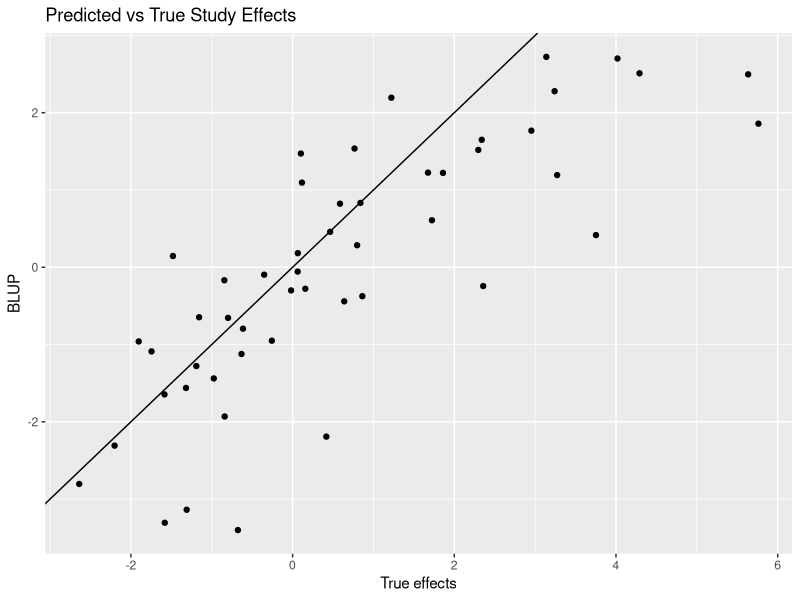
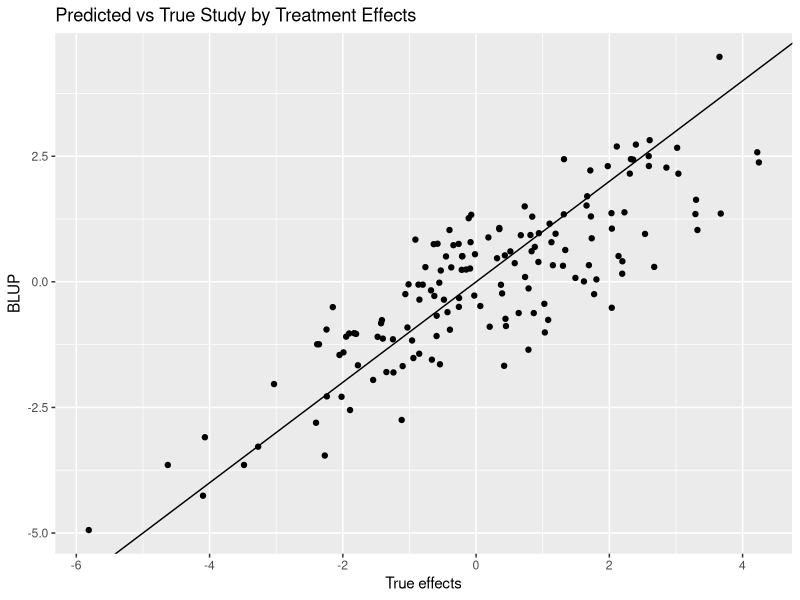

These charts were generated, in order, by the following R code: (Note: this script raises an error after producing the figures.)
#' ---
#' title: "Meta analysis for Latin Square Designs"
#' subtitle: "National Animal Nutrition Program Meta-Analysis Workshop"
#' author: "Robert J. Tempelman"
#' affiliation: "Michigan State University"
#' date: "2023-06-25"
#' output: html_document
#' ---
#' 
#' # This document is used to highlight considerations for meta-analysis of Latin square/crossover designs
#' 
#' 
## ----setup, include=FALSE------------------------------------------------------------------------------------------------------
rm(list=ls())
knitr::opts_chunk$set(echo = TRUE,root.dir="C:/Users/Robert J. Tempelman/OneDrive - Michigan State University/Tempelman/Meta_analysis/Simulation")
library(tidyverse,ggplot2)
set.seed(100)  # set seed for reproducibility.
nStudy = 50  # Number of studies
ntrt = 3    # Number of treatments 
ncows =sample(seq(ntrt*2,ntrt*10,ntrt),nStudy,replace=TRUE)  # simulated different number of replicated squares per Study
# set default directory

#' 
#' ## Simulation
#' 
#' Simulate a $n_{trt}$ = `r ntrt`  treatment Latin square design data from `r nStudy` different studies with
#' sample sizes ranging from `r ntrt*2` to `r ntrt*10` cows
#' 
## ----Simulate------------------------------------------------------------------------------------------------------------------
##### THE FOLLOWING JUST SIMULATES SOME DATA BASED ON THE FOLLOWING SPECIFICATIONS   #####
##########################################################################################################
######################## BEGINNING OF SIMULATION #########################################################
##########################################################################################################


sigmae = 2  # residual (within cow) variance
sigmacow = 8  # between-cow variance
sigmastudy = 5  # between-study variance
sigmastudytrt = 3  # study by trt interaction variance

sigmaperiod = 2 # variance between periods although typically considered as fixed.

overallmean = 30
trteffects = c(-1,0,+1)  # effects relative to overall mean
trtlabels = toupper(letters[1:ntrt])
if (length(trteffects) != ntrt) stop ("need to change the number of treatment effects to match ntrt")
periodeffects = rnorm(sd=sqrt(sigmaperiod),nStudy*ntrt)
StudyPeriod = split(periodeffects, ceiling(seq_along(periodeffects)/ntrt))

Studyeffects = rnorm(sd=sqrt(sigmastudy),nStudy)  # simulated study effects
studytrtint = vector(mode="list",length= nStudy)  # simulated study x treatment effects
for (Study in 1:nStudy){
  studytrtint[[Study]]=rnorm(sd = sqrt(sigmastudytrt),ntrt)
}


# for a balanced multiple Latin square design, ncows has to be a multiple of number of treatments

setuplatin =vector(mode="list",length=ntrt)
base = 1:ntrt
for(i in 1:ntrt){
  setuplatin[[i]]=(base+ntrt+1+i)%%ntrt+1
}  # setup for a single Latin square

Study_data <- vector(mode="list",length=nStudy)  # we'll first save the data in this list, separate study for each element
Study = 1

for (Study in 1:nStudy) {
  Trt_number = rep(unlist(setuplatin),ncows[Study]/ntrt)
  Effect_Trt = trteffects[Trt_number]
  Period = rep(1:3,ncows[Study])
  Effect_Period = StudyPeriod[[Study]][Period]
  Trt = toupper(letters[Trt_number]) # get trt label assignments for each record
  Cow = rep(1:ncows[Study],each=ntrt)  # and cow labels for each record
  Cow_effects = rnorm(sd=sqrt(sigmacow),ncows[Study])
  Effect_Cow = Cow_effects[Cow]
  Trt_Study_effects =  studytrtint[[Study]][Trt_number] # and the trt*study effects
  residuals = rnorm(sd = sqrt(sigmae),ntrt*ncows[Study]) # and finally the residuals
  FCM = round(overallmean + Effect_Trt + Effect_Period  + Effect_Cow + Studyeffects[Study] + Trt_Study_effects + residuals,2)  # generate the record and round to 2nd decimal
  Study_data[[Study]] = data.frame(Study,Trt,Cow,Period,FCM)  #store it.
}  

overallcrossoverdata = bind_rows(Study_data)  # the entire data set
cols = c("Study","Trt","Cow","Period")
overallcrossoverdata[cols] <- lapply(overallcrossoverdata [cols], factor)
str(overallcrossoverdata)
write_csv(overallcrossoverdata,"overallcrossoverdata.csv")

# save the true study by treatment effects for later.
study_trt = unlist(studytrtint)
Study_Trtlabels = expand.grid(trtlabels,1:nStudy)
Study_Trtlabels = paste0(Study_Trtlabels$Var1,':',Study_Trtlabels$Var2)
study_trt = data.frame(Study_Trtlabels,study_trt)

##########################################################################################################
######################## END OF SIMULATION ###############################################################
##########################################################################################################


#' 
#' 
#' # Analysis based on individual cow records across experiments
#' 
## ----IPD-----------------------------------------------------------------------------------------------------------------------
library(lme4)  # mixed model procedure in R.
# NOTE THIS MODEL PERFECTLY MATCHES THE MODEL GENERATION PROCESS
## of course, we really never know the true model!
overallcrossover_analysis = lmer(FCM~Trt+ (1|Period:Study) + (1|Cow:Study) + (1|Study/Trt),data=overallcrossoverdata)  # Fit Trt as Fixed, Study and Study*Trt as random
# Cows and Periods are nested within Study.  If Period represents a physiological stage (i.e. all cows start at roughly the same DIM), then treat as fixed.
# Might also fit Treatment by Period then as well.
summary(overallcrossover_analysis)
# fairly precise estimates of variance components....if you were able to analyze all of the data jointly.

library(emmeans)
emm_options(pbkrtest.limit = nrow(overallcrossoverdata)) 
lsmeans_Trt= emmeans(overallcrossover_analysis,"Trt")  
# so if this is taking too long, just set the emm_options(pbkrtest.limit = 500) or some reasonably low number 
(overallcrossover_means = summary(lsmeans_Trt))
(effectsize_IPD = pairs(lsmeans_Trt))  # overall effect sizes

#' 
#' 
#' The following is just for quality control checks on my simulation program
#' 
## ----qualitycontrol------------------------------------------------------------------------------------------------------------

## THE FOLLOWING IS NOT REALLY IMPORTANT...JUST A QUALITY CONTROL CHECK
##Plot Estimated(Predicted) Study Effects versus True Study Effects
# Estimated ("Predicted") Study Effects
BLUP_Studyeffects = coef(overallcrossover_analysis)$Study[,1]-mean(coef(overallcrossover_analysis)$Study[,1])  # need to subtract the mean to express relative to zero
trt = data.frame(Studyeffects,BLUP_Studyeffects)
# Plot Estimated ("Predicted") Study Effects vs True Study Effects
ggplot(data=trt,aes(x=Studyeffects ,y=BLUP_Studyeffects)) + geom_point() + geom_abline(intercept=0,slope=1) +
  ggtitle("Predicted vs True Study Effects") +
  xlab("True effects") + 
  ylab("BLUP")

## THE FOLLOWING IS NOT REALLY IMPORTANT...JUST A QUALITY CONTROL CHECK
# Let's do the same thing for the study by treatment effects
#Estimated study by treatment effects 
BLUP_study_trt = coef(overallcrossover_analysis)$`Trt:Study`[,1]-mean(coef(overallcrossover_analysis)$`Trt:Study`[,1]) # need to subtract the mean to express relative to zero
BLUP_study_trt = data.frame(rownames(coef(overallcrossover_analysis)$`Trt:Study`),BLUP_study_trt)
colnames(BLUP_study_trt) = c("Study_Trtlabels","BLUP_study_trt")
study_trt = study_trt %>%
  left_join(BLUP_study_trt,by=c("Study_Trtlabels"))
# Plot Estimated ("Predicted") Study by Treatment Effects vs True Study by Treatment Effects
ggplot(study_trt,aes(x=study_trt ,y=BLUP_study_trt)) + geom_point() + geom_abline(intercept=0,slope=1) +
  ggtitle("Predicted vs True Study by Treatment Effects") +
  xlab("True effects") + 
  ylab("BLUP")

#' 
#' 
#' # Meta-analysis
#' 
#' Write a few functions that will help compute the study-specific statistics.
#' 
## ----functionspecs-------------------------------------------------------------------------------------------------------------
# Let's conduct a separate mixed model analysis for each Study
# just like what we would anticipate for a meta-analysis
# Need to write some functions in order to do so

# need to create a separate function for model
# You could throw Trt*Period in there..maybe even consider Period as random
separate_model = function(df) {
  lmer(FCM~Trt+Period+(1|Cow),data=df)
}

# function to save the mean trt difference for each Study
contrast = function(model) {
  lsmeans_Trt= emmeans(model,"Trt")
  effectsize = pairs(lsmeans_Trt)
  effectsize = as.data.frame(summary(effectsize))
  return(effectsize)
}

# function to save the trt means for each Study
lsmeans = function(model) {
  lsmeans_Trt= emmeans(model,"Trt")
  means = summary(lsmeans_Trt)
  return(means)
}

#function to retrieve study-specific variance components
varcomps = function(model){
  varcomp = as.numeric(formatVC(VarCorr(model),comp="Variance")[,3])
  VClabel = (formatVC(VarCorr(model),comp="Variance")[,1])
  varcomp = data.frame(VClabel,varcomp) %>%
    pivot_wider(names_from=VClabel,values_from = varcomp)
  return(varcomp)
}




#' 
#' This is what it looks like for one study (Study 1)
## ----Study1--------------------------------------------------------------------------------------------------------------------
Study1_analysis = lmer(FCM~Trt+Period+(1|Cow),data=filter(overallcrossoverdata,Study==1))
joint_tests(Study1_analysis)
summary(Study1_analysis)
varcomps(Study1_analysis)
lsmeans(Study1_analysis)
contrast(Study1_analysis)


#' 
#' 
## ----Study_spec_contrasts------------------------------------------------------------------------------------------------------
# Let's save the contrasts (i.e. pairwise comparisons) from each study
Study_specific_contrasts = overallcrossoverdata %>%
  group_by(Study) %>%
  nest() %>%
  mutate(model = map(data,separate_model)) %>%
  mutate(effectsize = map(model,contrast)) %>%
  mutate(nrec = as.numeric(map(data,nrow))) %>% 
  unnest(effectsize)    %>%
  dplyr::select(-c(data,model)) %>%
  mutate(weight = (1/SE)^2) %>%  # What i use in the mixed model
  mutate(sampvar = SE^2)         # What the r package metafor needs

head(Study_specific_contrasts)

#' 
#' Let's focus on the A vs B contrast for now.
#' 
#' We'll consider the common effects 
#' 
## ----CommonAvsB----------------------------------------------------------------------------------------------------------------

(AB_contrast = filter(Study_specific_contrasts,contrast=="A - B"))
# The following analysis is rather common (and typically wrong!!!)
# COMMON EFFECTS MODEL 

#CE1
weighted.mean(AB_contrast$estimate,AB_contrast$weight)
(stderr = (sum(AB_contrast$weight))^(-1/2))
cat ("compare with analyses on individual data",sep="\n")
effectsize_IPD

# could go through the same exercise for the other comparisons as well.
#(AC_contrast = filter(Study_specific_contrasts,contrast=="A - C"))
#(BC_contrast = filter(Study_specific_contrasts,contrast=="B - C"))

#CE2
# # COMMON EFFECTS MODEL can also be conducted using a linear model
# glmmTMB is used because it allows one to fix the residual variance to 1 (just a "trick" to allow proper weightings by 1/SE^2 which already reflect residual var!)
library(glmmTMB)
# overall mean model
FMAvsB_1 <- glmmTMB(estimate ~ 1 ,
                weights = weight,
                family = gaussian,
                REML=TRUE,
                data = AB_contrast,
                start = list(betad = log(1)),  # fix residual variance = 1
                map = list(betad = factor(NA))
)
summary(FMAvsB_1)
# again gives the same wrong answer as above
cat ("compare with analyses on individual data",sep="\n")
effectsize_IPD

#CE3
# Finally, onecan use metafor to get the same result:
library(metafor)
(res_EE_AvsB = rma.uni(yi=estimate,vi=sampvar,data=AB_contrast,method="EE"))  # fixed study effects
forest(res_EE_AvsB)

#' 
## ----MixedAvB------------------------------------------------------------------------------------------------------------------
# an analysis that properly reflects heterogeneity between studies.
library(glmmTMB)
# random effects model
RM_1AvsB_1 <- glmmTMB(estimate ~ 1 + (1|Study),  # Study really involves both Study and Study*Treatment 
                weights = weight,
                family = gaussian,
                REML=TRUE,
                data = AB_contrast,
                start = list(betad = log(1)),  # fix residual variance = 1
                map = list(betad = factor(NA))
)
summary(RM_1AvsB_1)  
cat ("compare with analyses on individual data",sep="\n")
effectsize_IPD
# compare this to the analysis using the raw data...point estimate is ok; standard error is a little off.

#using metafor
(res_REMLAvsB_1 = rma.uni(yi=estimate,vi=sampvar,data=AB_contrast,method="REML"))  # fixed study effects
# reminder as to what the corresponding estimate/se was from analyzing the raw data
cat ("compare with analyses on individual data",sep="\n")
effectsize_IPD



#' 
#' # Multivariate analysis using all contrast information
#' 
## ----allcontrasts--------------------------------------------------------------------------------------------------------------

RM_mvcontrast <- glmmTMB(estimate ~ contrast -1 + (1|Study/contrast),   # models the effect of study and study*contrast
                 weights = weight,
                 family = gaussian,
                 REML=TRUE,
                 data = Study_specific_contrasts,
                 start = list(betad = log(1)),  # fix residual variance = 1
                 map = list(betad = factor(NA))
)
summary(RM_mvcontrast)

cat ("compare with analyses on individual data .  Almost matches perfectly!!",sep="\n")
effectsize_IPD


#' 
## ----foundationalcontrasts-----------------------------------------------------------------------------------------------------

foundationcontrast <- glmmTMB(estimate ~ contrast -1 + (1|Study/contrast),   # models the effect of study and study*contrast
                 weights = weight,
                 family = gaussian,
                 REML=TRUE,
                 data = filter(Study_specific_contrasts,contrast != 'A - B'),
                 start = list(betad = log(1)),  # fix residual variance = 1
                 map = list(betad = factor(NA))
)
summary(foundationcontrast)
lsmeans_foundationcontrast= emmeans(foundationcontrast,"contrast")
(summary(lsmeans_foundationcontrast))
pairs(lsmeans_foundationcontrast)
cat ("compare with analyses on individual data",sep="\n")
effectsize_IPD


#' 
#' # Analysis based on Study specific means (Arm based analysis)
#' (instead of contrasts)
#' 
## ----Studyspecmeans------------------------------------------------------------------------------------------------------------
#lets save the study specific means

Study_specific_means = overallcrossoverdata %>%
  group_by(Study) %>%
  nest() %>%
  mutate(model = map(data,separate_model)) %>%
  mutate(lsmeans = map(model,lsmeans)) %>%
  mutate(nrec = as.numeric(map(data,nrow))) %>% 
  unnest(lsmeans)    %>%
  dplyr::select(-c(data,model)) %>%
  mutate(weight = (1/SE)^2) %>%     # these are not quite right!!
  mutate(sampvar = SE^2)          # these are not quite right!!
# but let's try them anyways

head(Study_specific_means)

#' 
## ----subopt--------------------------------------------------------------------------------------------------------------------
#  Let's use the suboptimal weights anyways

RM_mv_subopt <- glmmTMB(emmean ~ Trt   + (1|Study/Trt),  # 
                 weights = weight,
                 family = gaussian,
                 REML=TRUE,
                 data = Study_specific_means,
                 start = list(betad = log(1)),  # fix residual variance = 1
                 map = list(betad = factor(NA))
)
summary(RM_mv_subopt)
lsmeans_RM_mv_subopt= emmeans(RM_mv_subopt,"Trt")
(summary(lsmeans_RM_mv_subopt))
pairs(lsmeans_RM_mv_subopt)
# not too far off from what we had with raw data analysis (?)
effectsize_IPD  


#' 
#' # Let's look at study-specific variance components
#' 
## ----Study_specific_var--------------------------------------------------------------------------------------------------------
Study_specific_var = overallcrossoverdata %>%
  group_by(Study) %>%
  nest() %>%
  mutate(model = map(data,separate_model)) %>%
  mutate(varcomp = map(model,varcomps))   %>%
  unnest(varcomp) %>%
  dplyr::select(-c(data,model)) 

boxplot(Study_specific_var[,-1] )

#' 
## ------------------------------------------------------------------------------------------------------------------------------
#Let's look at the relationship between SEM, SED, and the variance components


SE_compare =  Study_specific_means %>%
    group_by(Study) %>%
    summarize(SEM = mean(SE))  %>%
    full_join(distinct(Study_specific_contrasts,SE),by="Study") %>%
    group_by(Study,SEM) %>%
    summarize(SED=mean(SE)) %>%
    full_join(Study_specific_var,by="Study") %>%
    mutate(SEM_altered = SED/sqrt(2)) %>%
    mutate(SEM_ratio = SEM/SEM_altered) %>%
    mutate(sd_ratio = sqrt((Cow+Residual)/Residual)) %>%
    mutate(weight_altered = (1/SEM_altered)^2) %>%   
    mutate(sampvar_altered = SEM_altered^2)    %>%
    mutate(weight_old = (1/SEM)^2) %>%  
    mutate(sampvar_old= SEM^2)  
head(SE_compare)

#' 
## ----weight_comparison---------------------------------------------------------------------------------------------------------
ggplot(SE_compare, aes(x=weight_old, y=weight_altered)) + 
  geom_point() 


#' 
#' 
## ----Means_analysis------------------------------------------------------------------------------------------------------------
SED_basic  = SE_compare %>%
  dplyr::select(c(Study,SEM,SED))
Study_specific_means2= Study_specific_means%>%
  full_join(SED_basic,by="Study")%>%
  mutate(SEM_altered = SED/sqrt(2)) %>%
  mutate(weight_altered = (1/SEM_altered)^2) %>%  
  mutate(sampvar_altered = SEM_altered^2)  

RM_mv2arm <- glmmTMB(emmean ~ Trt   + (1|Study/Trt),   
                 weights = weight_altered,
                 family = gaussian,
                 REML=TRUE,
                 data = Study_specific_means2,
                 start = list(betad = log(1)),  # fix residual variance = 1
                 map = list(betad = factor(NA))
)
summary(RM_mv2arm)
lsmeans_Trt_mv2arm= emmeans(RM_mv2arm,"Trt")
( summary(lsmeans_Trt_mv2arm))
pairs(lsmeans_Trt_mv2arm)
cat ("compare with analyses on individual data",sep="\n")
effectsize_IPD

#' ## A network meta-analysis
#'  
#' Use same simulated datasets as above but this time just randomly choose two of three treatments from each study  
#' 
## ----createIB------------------------------------------------------------------------------------------------------------------
trtchoose = vector(mode="list",length= nStudy)  # 

for (Study in 1:nStudy) {
  #trtchoose[[Study]] = toupper(letters[sample(1:ntrt,(ntrt-1))])
  trtchoose[[Study]] = sample(1:ntrt,(ntrt-1))
  }
Trt=unlist(trtchoose)
Study = rep(1:nStudy,each=(ntrt-1))
IB_design = data.frame(Study,Trt) %>%
  mutate(Trt = toupper(letters[Trt])) %>%
  mutate_all(as.factor)

xtabs(~Study+Trt,data=IB_design)

IB_Data = IB_design %>%
  left_join(overallcrossoverdata,by=c("Study","Trt"))


#' 
#' ## analysis of IB data
## ----IBanalysis----------------------------------------------------------------------------------------------------------------

# NOTE THIS MODEL PERFECTLY MATCHES THE MODEL GENERATION PROCESS
IB_analysis = lmer(FCM~Trt+ (1|Period:Study) + (1|Cow:Study) + (1|Study/Trt),data=IB_Data)  # Fit Trt as Fixed, Study and Study*Trt as random
# Cows and Periods are nested within Study.  If Period represents a physiological stage (i.e. all cows start at roughly the same DIM), then treat as fixed.
# Might also fit Treatment by Period then as well.
summary(IB_analysis)
lsmeans_TrtIB= emmeans(IB_analysis,"Trt")  
# so if this is taking too long, just set the emm_options(pbkrtest.limit = 500) or some reasonably low number 
(IB_analysis_means = summary(lsmeans_TrtIB))
(effectsize_IB = pairs(lsmeans_TrtIB))  # overall effect sizes


#' # Study specific contrasts
#' 
## ----study_specific_contrast---------------------------------------------------------------------------------------------------
Study_specific_contrasts_IB = IB_Data %>%
  group_by(Study) %>%
  nest() %>%
  mutate(model = map(data,separate_model)) %>%
  mutate(effectsize = map(model,contrast)) %>%
  mutate(nrec = as.numeric(map(data,nrow))) %>% 
  unnest(effectsize)    %>%
  dplyr::select(-c(data,model)) %>%
  mutate(weight = (1/SE)^2) %>%  # What i use in the mixed model
  mutate(sampvar = SE^2) %>%         # What the r package metafor needs 
  mutate(contrast = factor(contrast))

#' 
#' # Naively only considering studies with A-B contrasts
#' 
#' 
## ----ABonly--------------------------------------------------------------------------------------------------------------------
Study_specific_contrasts_IB_AB = filter(Study_specific_contrasts_IB,contrast == 'A - B')
 
 # random effects model
RM_1_IB <- glmmTMB(estimate ~ 1 + (1|Study),   
                weights = (1/SE)^2,
                family = gaussian,
                REML=TRUE,
                data = Study_specific_contrasts_IB_AB,
                start = list(betad = log(1)),  # fix residual variance = 1
                map = list(betad = factor(NA))
)
summary(RM_1_IB) 
## compare with analysis from using raw data

effectsize_IB

#' # can also use study-specific means to do this
#' 
## ----Arm_IB--------------------------------------------------------------------------------------------------------------------
Study_specific_means_IB = IB_Data %>%
  group_by(Study) %>%
  nest() %>%
  mutate(model = map(data,separate_model)) %>%
  mutate(lsmeans = map(model,lsmeans)) %>%
  mutate(nrec = map(data,nrow)) %>% 
  unnest(lsmeans)    %>%
  dplyr::select(-c(data,model))

SEDuse = Study_specific_contrasts_IB %>%
  group_by(Study) %>%
  summarize(SED = mean(SE)) %>%
  mutate(SEM_alter = SED/sqrt(2)) %>%
  mutate(weight_alter = (1/SEM_alter^2)) %>%
  mutate(sampvar_alter = SEM_alter^2)

Study_specific_means_IB = Study_specific_means_IB %>%
  left_join(SEDuse,by="Study")

RM_arm_IB <- glmmTMB(emmean ~ Trt   + (1|Study/Trt),   
                 weights = weight_alter,
                 family = gaussian,
                 REML=TRUE,
                 data = Study_specific_means_IB,
                 start = list(betad = log(1)),  # fix residual variance = 1
                 map = list(betad = factor(NA))
)
summary(RM_arm_IB)
lsmeans_Trt_RM_arm_IB= emmeans(RM_arm_IB,"Trt")
( summary(lsmeans_Trt_RM_arm_IB))
pairs(lsmeans_Trt_RM_arm_IB)

# compare with analyses using raw data
effectsize_IB



#' 
